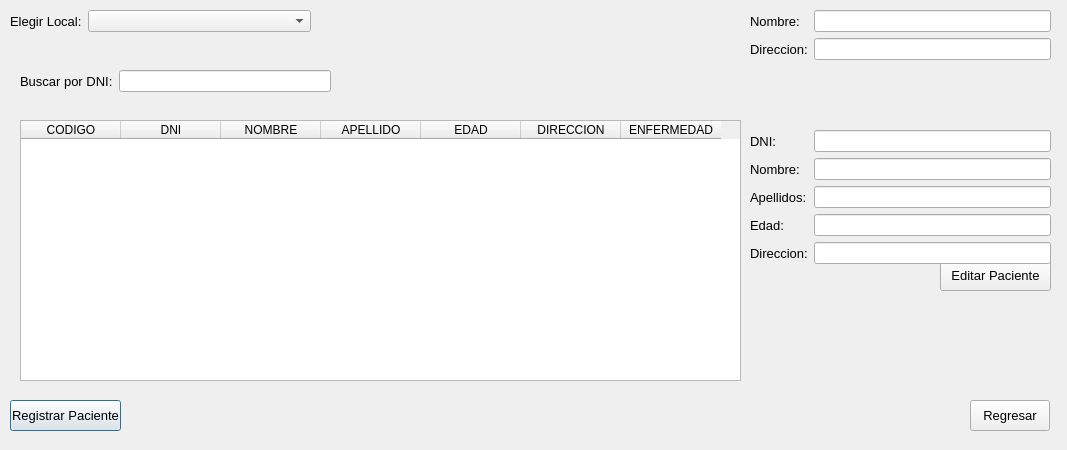
<?xml version="1.0" encoding="UTF-8"?>
<ui version="4.0">
 <class>gestionarPaciente</class>
 <widget class="QDialog" name="gestionarPaciente">
  <property name="geometry">
   <rect>
    <x>0</x>
    <y>0</y>
    <width>1067</width>
    <height>450</height>
   </rect>
  </property>
  <property name="windowTitle">
   <string>Gestionar Pacientes Registrados</string>
  </property>
  <property name="windowIcon">
   <iconset resource="../resource.qrc">
    <normaloff>:/img/paciente.png</normaloff>:/img/paciente.png</iconset>
  </property>
  <property name="modal">
   <bool>false</bool>
  </property>
  <widget class="QPushButton" name="registrarPacienteCmd">
   <property name="geometry">
    <rect>
     <x>10</x>
     <y>400</y>
     <width>111</width>
     <height>31</height>
    </rect>
   </property>
   <property name="font">
    <font>
     <pointsize>10</pointsize>
    </font>
   </property>
   <property name="text">
    <string>Registrar Paciente</string>
   </property>
  </widget>
  <widget class="QPushButton" name="regresarCmd">
   <property name="geometry">
    <rect>
     <x>970</x>
     <y>400</y>
     <width>80</width>
     <height>31</height>
    </rect>
   </property>
   <property name="font">
    <font>
     <pointsize>10</pointsize>
    </font>
   </property>
   <property name="text">
    <string>Regresar</string>
   </property>
  </widget>
  <widget class="QPushButton" name="editarCmd">
   <property name="enabled">
    <bool>true</bool>
   </property>
   <property name="geometry">
    <rect>
     <x>940</x>
     <y>260</y>
     <width>111</width>
     <height>31</height>
    </rect>
   </property>
   <property name="font">
    <font>
     <pointsize>10</pointsize>
    </font>
   </property>
   <property name="text">
    <string>Editar Paciente</string>
   </property>
  </widget>
  <widget class="QWidget" name="formLayoutWidget">
   <property name="geometry">
    <rect>
     <x>10</x>
     <y>10</y>
     <width>301</width>
     <height>31</height>
    </rect>
   </property>
   <layout class="QFormLayout" name="formLayout">
    <item row="0" column="0">
     <widget class="QLabel" name="label_2">
      <property name="font">
       <font>
        <pointsize>10</pointsize>
       </font>
      </property>
      <property name="text">
       <string>Elegir Local:</string>
      </property>
     </widget>
    </item>
    <item row="0" column="1">
     <widget class="QComboBox" name="elegirLocalCbox">
      <property name="currentText">
       <string/>
      </property>
     </widget>
    </item>
   </layout>
  </widget>
  <widget class="QTableWidget" name="mostrarPacienteTwidget">
   <property name="geometry">
    <rect>
     <x>20</x>
     <y>120</y>
     <width>721</width>
     <height>261</height>
    </rect>
   </property>
   <column>
    <property name="text">
     <string>CODIGO</string>
    </property>
   </column>
   <column>
    <property name="text">
     <string>DNI</string>
    </property>
   </column>
   <column>
    <property name="text">
     <string>NOMBRE</string>
    </property>
   </column>
   <column>
    <property name="text">
     <string>APELLIDO</string>
    </property>
   </column>
   <column>
    <property name="text">
     <string>EDAD</string>
    </property>
   </column>
   <column>
    <property name="text">
     <string>DIRECCION</string>
    </property>
   </column>
   <column>
    <property name="text">
     <string>ENFERMEDAD</string>
    </property>
   </column>
  </widget>
  <widget class="QWidget" name="formLayoutWidget_2">
   <property name="geometry">
    <rect>
     <x>750</x>
     <y>10</y>
     <width>301</width>
     <height>52</height>
    </rect>
   </property>
   <layout class="QFormLayout" name="formLayout_2">
    <item row="1" column="1">
     <widget class="QLineEdit" name="direccionTxt">
      <property name="readOnly">
       <bool>true</bool>
      </property>
     </widget>
    </item>
    <item row="0" column="0">
     <widget class="QLabel" name="label_4">
      <property name="font">
       <font>
        <pointsize>10</pointsize>
       </font>
      </property>
      <property name="text">
       <string>Nombre:</string>
      </property>
     </widget>
    </item>
    <item row="0" column="1">
     <widget class="QLineEdit" name="nombreLocalTxt">
      <property name="readOnly">
       <bool>true</bool>
      </property>
     </widget>
    </item>
    <item row="1" column="0">
     <widget class="QLabel" name="label_3">
      <property name="font">
       <font>
        <pointsize>10</pointsize>
       </font>
      </property>
      <property name="text">
       <string>Direccion:</string>
      </property>
     </widget>
    </item>
   </layout>
  </widget>
  <widget class="QWidget" name="formLayoutWidget_3">
   <property name="geometry">
    <rect>
     <x>20</x>
     <y>70</y>
     <width>311</width>
     <height>31</height>
    </rect>
   </property>
   <layout class="QFormLayout" name="formLayout_3">
    <item row="0" column="0">
     <widget class="QLabel" name="label">
      <property name="font">
       <font>
        <pointsize>10</pointsize>
       </font>
      </property>
      <property name="text">
       <string>Buscar por DNI:</string>
      </property>
     </widget>
    </item>
    <item row="0" column="1">
     <widget class="QLineEdit" name="buscarPacienteTxt">
      <property name="enabled">
       <bool>true</bool>
      </property>
     </widget>
    </item>
   </layout>
  </widget>
  <widget class="QWidget" name="formLayoutWidget_4">
   <property name="geometry">
    <rect>
     <x>750</x>
     <y>130</y>
     <width>301</width>
     <height>137</height>
    </rect>
   </property>
   <layout class="QFormLayout" name="formLayout_4">
    <item row="1" column="0">
     <widget class="QLabel" name="label_5">
      <property name="font">
       <font>
        <pointsize>10</pointsize>
       </font>
      </property>
      <property name="text">
       <string>Nombre:</string>
      </property>
     </widget>
    </item>
    <item row="1" column="1">
     <widget class="QLineEdit" name="editarNombreTxt">
      <property name="readOnly">
       <bool>false</bool>
      </property>
     </widget>
    </item>
    <item row="2" column="0">
     <widget class="QLabel" name="label_6">
      <property name="font">
       <font>
        <pointsize>10</pointsize>
       </font>
      </property>
      <property name="text">
       <string>Apellidos:</string>
      </property>
     </widget>
    </item>
    <item row="2" column="1">
     <widget class="QLineEdit" name="editarApellidosTxt">
      <property name="readOnly">
       <bool>false</bool>
      </property>
     </widget>
    </item>
    <item row="4" column="0">
     <widget class="QLabel" name="label_7">
      <property name="font">
       <font>
        <pointsize>10</pointsize>
       </font>
      </property>
      <property name="text">
       <string>Direccion:</string>
      </property>
     </widget>
    </item>
    <item row="0" column="0">
     <widget class="QLabel" name="label_8">
      <property name="font">
       <font>
        <pointsize>10</pointsize>
       </font>
      </property>
      <property name="text">
       <string>DNI:</string>
      </property>
     </widget>
    </item>
    <item row="0" column="1">
     <widget class="QLineEdit" name="editarDniTxt">
      <property name="readOnly">
       <bool>false</bool>
      </property>
     </widget>
    </item>
    <item row="4" column="1">
     <widget class="QLineEdit" name="editarDireccionTxt"/>
    </item>
    <item row="3" column="0">
     <widget class="QLabel" name="label_9">
      <property name="font">
       <font>
        <pointsize>10</pointsize>
       </font>
      </property>
      <property name="text">
       <string>Edad:</string>
      </property>
     </widget>
    </item>
    <item row="3" column="1">
     <widget class="QLineEdit" name="editarEdadTxt"/>
    </item>
   </layout>
  </widget>
 </widget>
 <tabstops>
  <tabstop>elegirLocalCbox</tabstop>
  <tabstop>nombreLocalTxt</tabstop>
  <tabstop>direccionTxt</tabstop>
  <tabstop>buscarPacienteTxt</tabstop>
  <tabstop>mostrarPacienteTwidget</tabstop>
  <tabstop>editarDniTxt</tabstop>
  <tabstop>editarNombreTxt</tabstop>
  <tabstop>editarApellidosTxt</tabstop>
  <tabstop>editarEdadTxt</tabstop>
  <tabstop>editarDireccionTxt</tabstop>
  <tabstop>editarCmd</tabstop>
  <tabstop>registrarPacienteCmd</tabstop>
  <tabstop>regresarCmd</tabstop>
 </tabstops>
 <resources>
  <include location="../resource.qrc"/>
 </resources>
 <connections/>
</ui>
